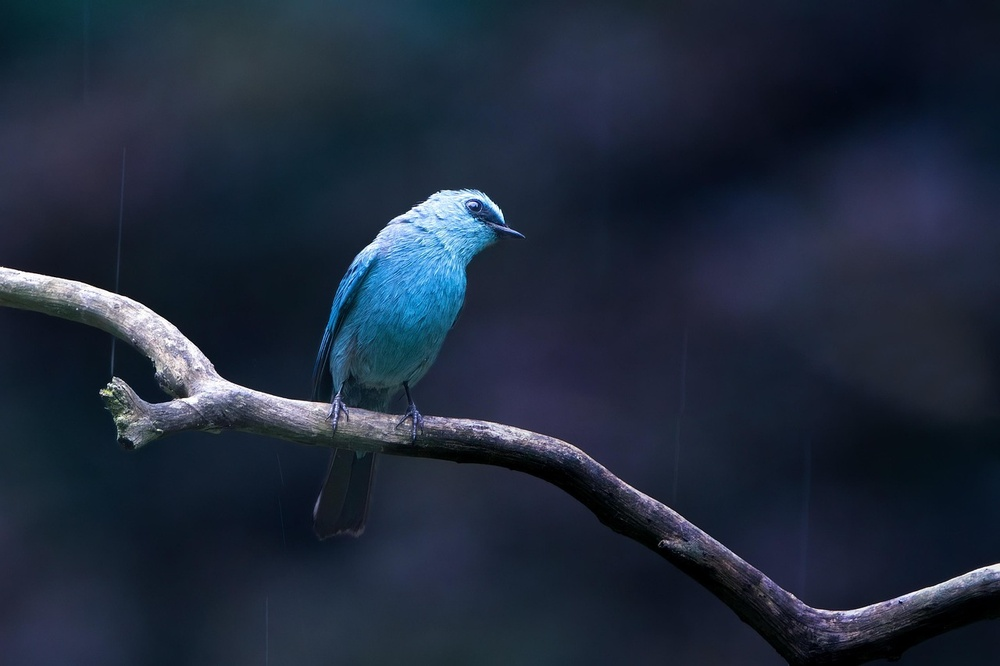
#> input picture flycatcher.jpg, 1000 x 666 px, shrunk from 1280 x 853 before the run
$ python image_rotator.py flycatcher.jpg 1.0
#> lines starting #> are read from the running program, lines starting #| are printed output that depends on the picture
import numpy as np
import cv2

def rotate_image(image, angle):
    # Get image dimensions
    height, width = image.shape[:2]
    # Calculate the center of the image
    center = (width / 2, height / 2)
    # Calculate the rotation matrix
    rotation_matrix = cv2.getRotationMatrix2D(center, angle, 1)
    # Apply the rotation
    rotated_img = cv2.warpAffine(image, rotation_matrix, (width, height))
    return rotated_img

def process_image(image_path, angle):

#> called with image_path = 'flycatcher.jpg', angle = 1
    img = cv2.imread(image_path, cv2.IMREAD_GRAYSCALE)
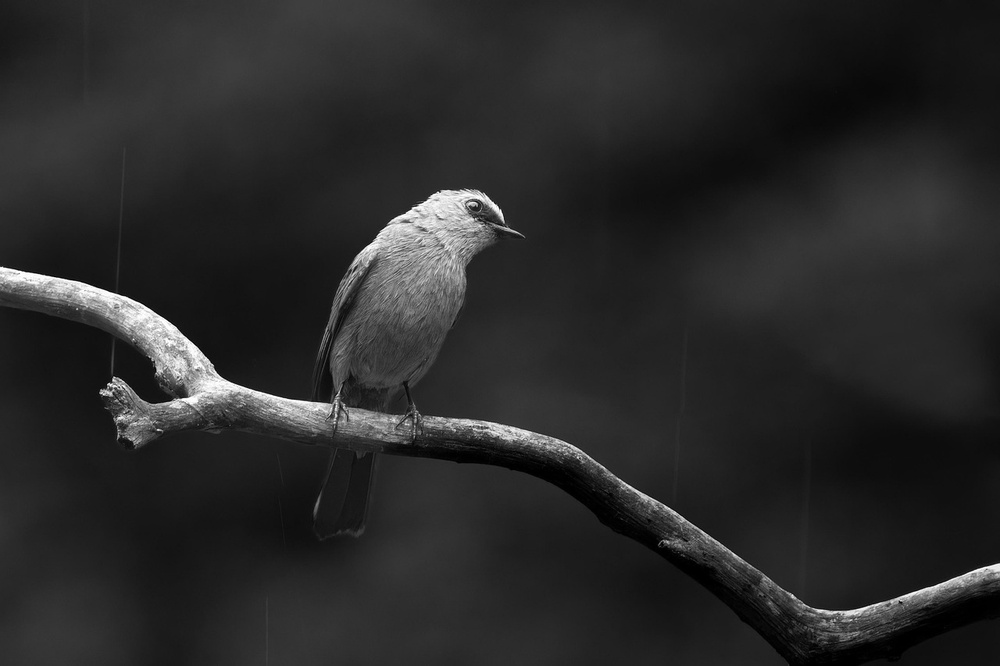
#> img: shape (666, 1000); min 0, max 255, mean 41.1
    if img is None:
        return None, "Failed to load image"
    try:
        # Convert angle to float
        angle = float(angle)
        # Process the image
        result = rotate_image(img, angle)
#> in rotate_image, `rotated_img = cv2.warpAffine(image, rotation_matrix, (width, height))`:
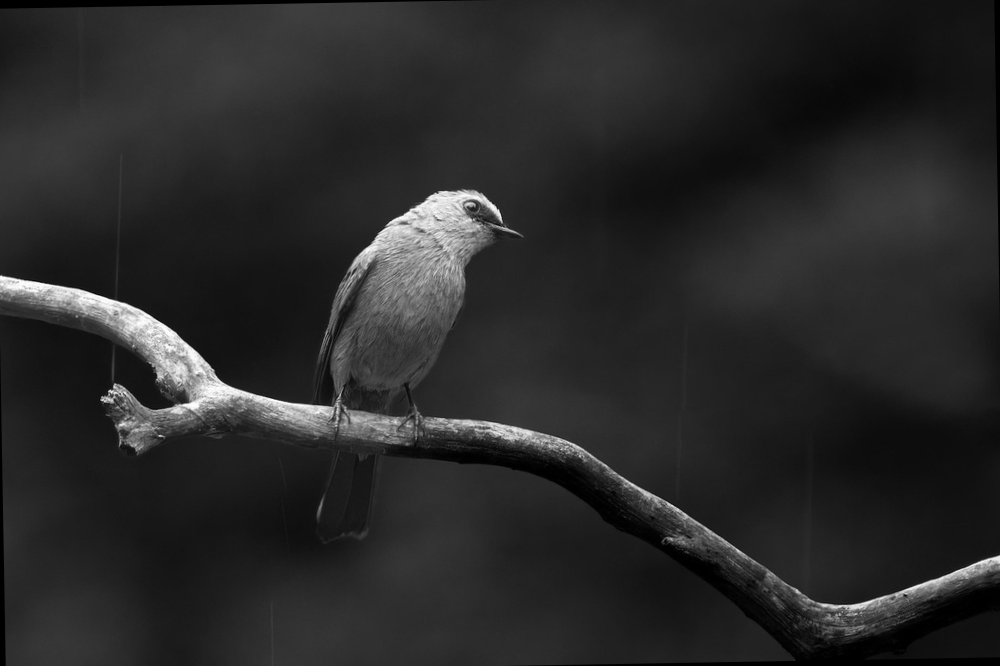
#> rotated_img: shape (666, 1000); min 0, max 255, mean 40.8
        return result, None
    except Exception as e:
        return None, str(e)

if __name__ == "__main__":
    # Example usage
    import sys
    if len(sys.argv) > 2:
        image_path = sys.argv[1]
        angle = float(sys.argv[2])
        result, error = process_image(image_path, angle)
        if error:
            print(f"Error: {error}")
        else:
            cv2.imshow(f"Rotated by {angle} degrees", result)
            cv2.waitKey(0)
            cv2.destroyAllWindows()
    else:
        print("Usage: python image_rotator.py <image_path> <angle>")

$ run again, on tiger.png
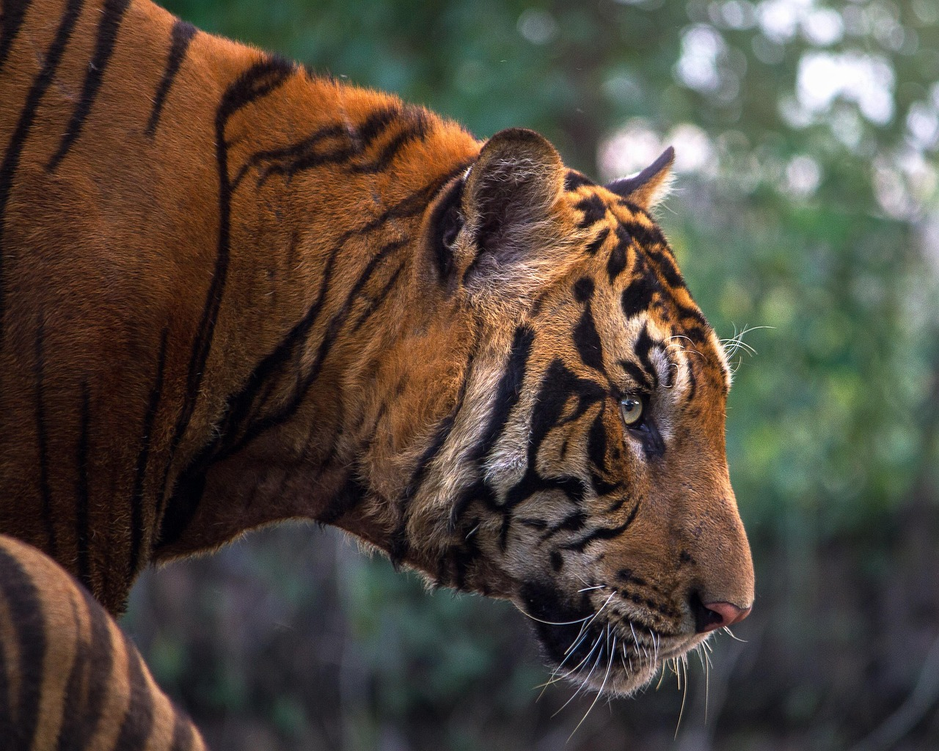
#> input picture tiger.png, 939 x 751 px, shrunk from 1280 x 1024 before the run
#> in process_image, `img = cv2.imread(image_path, cv2.IMREAD_GRAYSCALE)`:
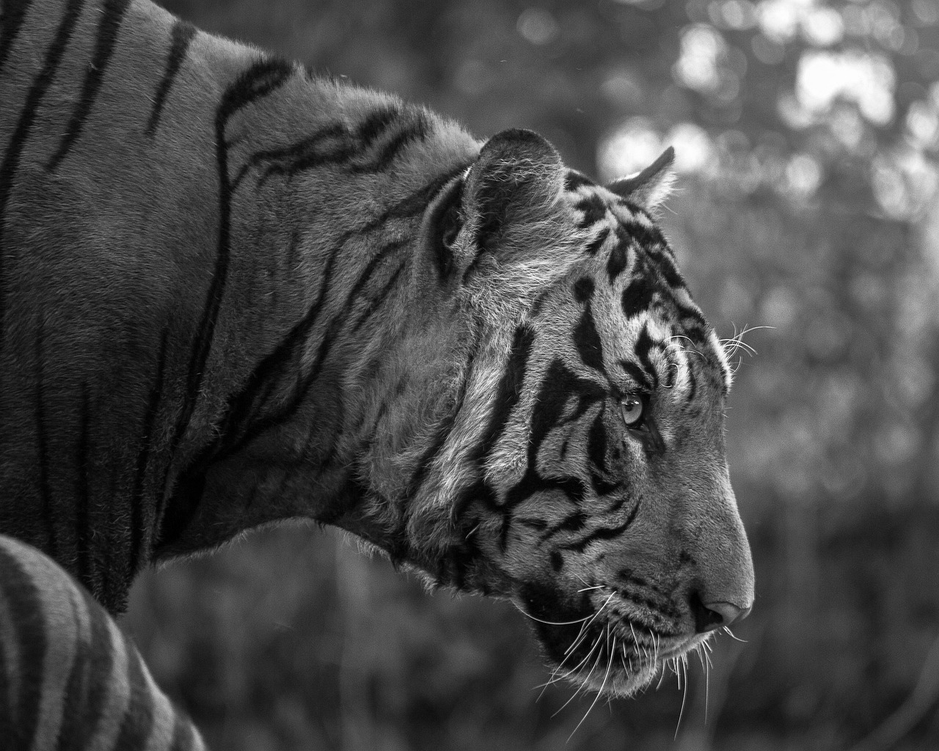
#> img: shape (751, 939); min 0, max 255, mean 73.6
#> in rotate_image, `rotated_img = cv2.warpAffine(image, rotation_matrix, (width, height))`:
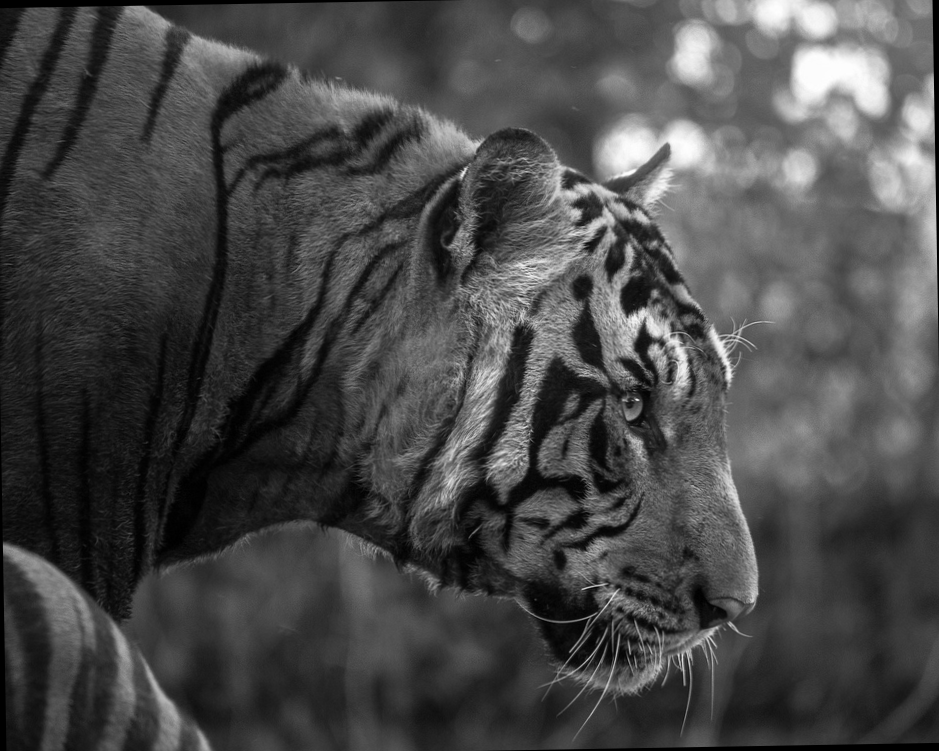
#> rotated_img: shape (751, 939); min 0, max 254, mean 73
